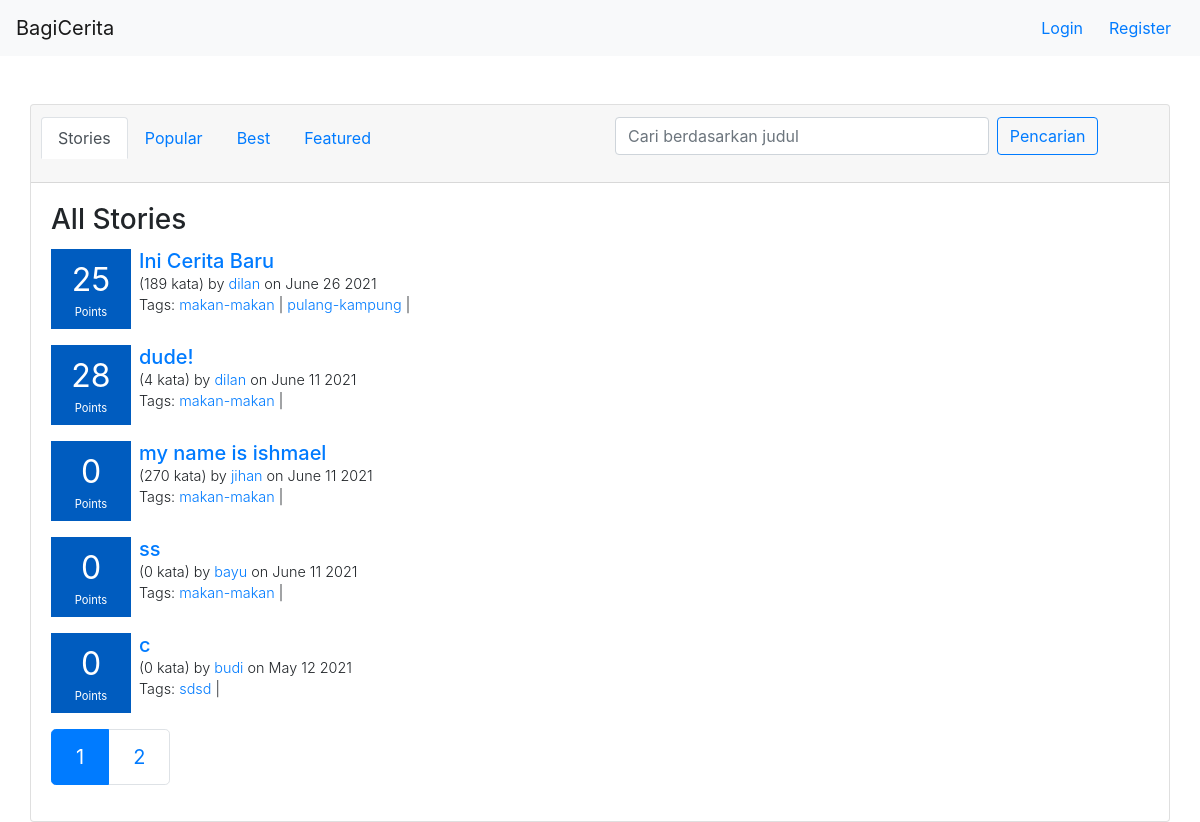
Screenshot of /stories/ with the database file from the repository.
### story/models.py (models this page shows, shortened)
class Story(models.Model):
    title = models.CharField(max_length=120,blank=True)
    date_posted = models.DateTimeField(null=True, blank=True)
    content = RichTextField(blank=True,null=True)
    user = models.ForeignKey(User, on_delete=models.CASCADE,default=None)
    words_count = models.IntegerField(default=0)
    class Meta:
        ordering = ["-date_posted"]

class Tag(models.Model):
    name = models.CharField(max_length=120,blank=True)
    stories = models.ManyToManyField(Story)

### story/views.py (the view)
# urls.py: path('',stories_view,name="stories"),
def stories_view(request):
    context={
        "page":"stories"
    }
    stories = get_stories()
    if(request.GET.get('tag')):
        tag = request.GET.get('tag')
        stories = get_stories(search={"search_by":"tag","key":tag})
        context["page"] = "search-by-tag"
        context["tag"] = tag
    elif(request.GET.get("judul")):
        judul = request.GET.get("judul")
        stories = get_stories(search={"search_by":"judul","key":judul})
        context["page"] = "search-by-judul"
        context["judul"] = judul
    stories = pagination(stories, request)
    context["stories"] = stories
    return render(request,"story/stories.html",context)

### bagicerita/context_processor.py (called while the page is built)
def get_auth_form(request):
    registerForm = UserCreationForm()
    return{
        'register_form':registerForm
    }

def check_if_logged_in(request):
    if request.user.is_authenticated:
        return{
            'logged_in':True,
            'username':request.user.username
        }
    else:
        return {
            'logged_in':False
        }

### bagicerita/helpers.py (called while the page is built)
def get_story(story):
    story.tags = story.tag_set.all()
    story.date_posted = story.date_posted.strftime("%B %d %Y")
    story = calculate_story_rating(story)
    return story

def calculate_story_rating(story):
    comments = story.comment_set.filter(replied_comment_id=0)
    story_rating=0
    for comment in comments:
        story_rating+=comment.rating
    story.rating = story_rating
    return story

def pagination(stories,request):
    paginator = Paginator(stories, 5)
    page=1
    if(request.GET.get("page")):
        page = request.GET.get("page")
    stories = paginator.get_page(page)
    stories.len = len(stories)
    return stories

### story/templatetags/story_tags.py (called while the page is built)
@register.inclusion_tag('story/story_box.html')
def story_box_tag(story):
    return {'story':story}

### templates/story/stories.html (shortened to what this page needs)
{% extends 'base.html' %}
{% load story_tags %}
{% block content %}
    {% include 'navbar.html' %}
    <div class="container">
        <div class="row mt-5">
            <div class="card" style="width: 100%">
                <div class="card-header">
                    <div class="row">
                       <div class="col-lg-6 mb-4">
                            <ul class="nav nav-tabs card-header-tabs">
                                <li class="nav-item">
                                    <a class="nav-link {% if page == 'stories' %} active {% endif %}" aria-current="true" href="/stories">Stories</a>
                                </li>
                                <li class="nav-item">
                                    <a class="nav-link {% if page == 'popular' %} active {% endif %} " href="/stories/popular">Popular</a>
                                </li>
                                <li class="nav-item">
                                    <a class="nav-link {% if page == 'best' %} active {% endif %}" href="/stories/best">Best</a>
                                </li>
                                <li class="nav-item">
                                    <a class="nav-link {% if page == 'featured' %} active {% endif %}" href="/stories/featured">Featured</a>
                                </li>
                            </ul>
                       </div>
                       <div class="col-lg-6">
                            <form method="GET" class="form-inline">
                                <input name="judul" class="searchbar form-control mr-2" type="text" placeholder="Cari berdasarkan judul" aria-label="Search">
                                <button class="btn btn-outline-primary" type="submit">Pencarian</button>
                            </form>
                       </div>
                    </div>
                </div>
                <div class="card-body">
                    <h3 class="card-title">
                        {%if page == "stories" %}
                            All Stories
                        {%elif page == "popular" %}
                            Popular Stories
                        {%elif page == "best" %}
                            Best Stories
                        {%elif page == "search-by-tag" %}
                            Tag: {{tag}}
                        {%elif page == "search-by-judul" %}
                            Judul: {{judul}}
                        {%else %}
                            Featured Stories
                        {% endif %}
                    </h3>
                    {% for story in stories %}
                        {% story_box_tag story %}
                    {% endfor %}
                    {% if stories.len != 0 %}
                        <nav aria-label="Page navigation example">
                            <ul class="pagination pagination-lg">
                                {% for num in stories.paginator.page_range %}
                                    {% if page == "stories" %}
                                        <li class="page-item {% if stories.number == num %} active {% endif %}"><a class="page-link" href="/stories?page={{num}}">{{num}}</a></li>
                                    {% elif page == "popular" %}
                                        <li class="page-item {% if stories.number == num %} active {% endif %}"><a class="page-link" href="/stories/popular?page={{num}}">{{num}}</a></li>
                                    {% elif page == "best" %}
                                        <li class="page-item {% if stories.number == num %} active {% endif %}"><a class="page-link" href="/stories/best?page={{num}}">{{num}}</a></li>
                                    {% elif page == "featured" %}
                                        <li class="page-item {% if stories.number == num %} active {% endif %}"><a class="page-link" href="/stories/featured?page={{num}}">{{num}}</a></li>
                                    {% elif page == "search-by-judul" %}
                                        <li class="page-item {% if stories.number == num %} active {% endif %}"><a class="page-link" href="/stories?judul={{judul}}&page={{num}}">{{num}}</a></li>
                                    {% elif page == "search-by-tag" %}
                                        <li class="page-item {% if stories.number == num %} active {% endif %}"><a class="page-link" href="/stories?tag={{tag}}&page={{num}}">{{num}}</a></li>
                                    {%endif %}
                                {% endfor %}
                            </ul>
                        </nav>
                    {% endif %}
                </div>
            </div>
        </div>
    </div>
{% endblock %}

### templates/story/story_box.html
<div class="story-box mb-3">
    <div class="score-box mr-2">
        <div class="points-number text-center mb-0">{{story.rating}}</div>
        <div class="points-text text-center">Points</div>
    </div>
    <div class="info">
        <h5 class="mb-0"><a href="/stories/{{story.id}}">{{story.title}}</a></h5>
        <span class="text-story-info text font-weight-light">({{story.words_count}} kata) by <a href="/user/{{story.user.username}}/profile">{{story.user.username}}</a> on {{story.date_posted}}</span>
        <span class="text-story-info text tags font-weight-light">Tags:
            {% for tag in  story.tags%}
                <a href="/stories?tag={{tag.name}}">{{tag.name}}</a> |
            {% endfor %}
        </span>
    </div>
</div>

### static/style.css (style rules this page uses)
.score-box { background-color: #0b6623; background-color: #005CBF; color: white; height: 80px; width: 80px; display: flex; justify-content: center; align-items: center; flex-direction: column; }
.points-number { font-size: 2em; }
.points-text { font-size: 0.7em; }
.story-box { width: 100%; display: flex; }
.story-box .score-box { max-height: 90px; }
.text-story-info { display: block; font-size: 0.9em; }
.searchbar { width: 70% !important; }

### rows the page displays
Story: rating "25", title "Ini Cerita Baru", words_count "189", user.username "dilan", date_posted "June 26 2021"
Tag: name "makan-makan"
Tag: name "pulang-kampung"
Story: rating "28", title "dude!", words_count "4", user.username "dilan", date_posted "June 11 2021"
Story: rating "0", title "my name is ishmael", words_count "270", user.username "jihan", date_posted "June 11 2021"
Story: rating "0", title "ss", words_count "0", user.username "bayu", date_posted "June 11 2021"
Story: rating "0", title "c", words_count "0", user.username "budi", date_posted "May 12 2021"
Tag: name "sdsd"

### other values shown
{{ num }} "1" "2"
